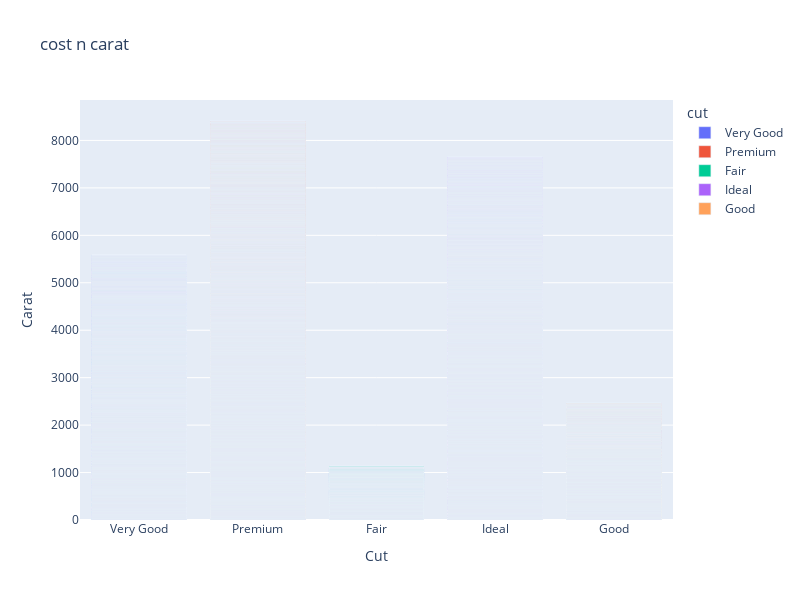

Source (notebook cell):
### Code cell
cost = ds.query("carat >= 1")
figure = px.bar(cost, x=cost["cut"], y = cost["carat"], title="cost n carat", color='cut')

figure.update_layout(
    xaxis_title='Cut',  
    yaxis_title='Carat',  
    width=800, 
    height=600,
    bargap=0.2,
    coloraxis_colorbar=dict(
        title='Cut Types',  
    )
)

figure.show()

### Figure 1 — Plotly figure (JSON) as saved in the notebook; plotly's stock layout.template omitted (floating-point values rounded to 4 significant figures; data arrays with more than 128 entries replaced by an {"elided": "..."} marker saying what was removed)
{"data": [{"alignmentgroup": "True", "hovertemplate": "cut=%{x}<br>carat=%{y}<extra></extra>", "legendgroup": "Very Good", "marker": {"color": "#636efa", "pattern": {"shape": ""}}, "name": "Very Good", "offsetgroup": "Very Good", "orientation": "v", "showlegend": true, "textposition": "auto", "type": "bar", "x": {"elided": "4270 str values"}, "xaxis": "x", "y": {"elided": "4270 float values"}, "yaxis": "y"}, {"alignmentgroup": "True", "hovertemplate": "cut=%{x}<br>carat=%{y}<extra></extra>", "legendgroup": "Premium", "marker": {"color": "#EF553B", "pattern": {"shape": ""}}, "name": "Premium", "offsetgroup": "Premium", "orientation": "v", "showlegend": true, "textposition": "auto", "type": "bar", "x": {"elided": "6191 str values"}, "xaxis": "x", "y": {"elided": "6191 float values"}, "yaxis": "y"}, {"alignmentgroup": "True", "hovertemplate": "cut=%{x}<br>carat=%{y}<extra></extra>", "legendgroup": "Fair", "marker": {"color": "#00cc96", "pattern": {"shape": ""}}, "name": "Fair", "offsetgroup": "Fair", "orientation": "v", "showlegend": true, "textposition": "auto", "type": "bar", "x": {"elided": "817 str values"}, "xaxis": "x", "y": {"elided": "817 float values"}, "yaxis": "y"}, {"alignmentgroup": "True", "hovertemplate": "cut=%{x}<br>carat=%{y}<extra></extra>", "legendgroup": "Ideal", "marker": {"color": "#ab63fa", "pattern": {"shape": ""}}, "name": "Ideal", "offsetgroup": "Ideal", "orientation": "v", "showlegend": true, "textposition": "auto", "type": "bar", "x": {"elided": "5870 str values"}, "xaxis": "x", "y": {"elided": "5870 float values"}, "yaxis": "y"}, {"alignmentgroup": "True", "hovertemplate": "cut=%{x}<br>carat=%{y}<extra></extra>", "legendgroup": "Good", "marker": {"color": "#FFA15A", "pattern": {"shape": ""}}, "name": "Good", "offsetgroup": "Good", "orientation": "v", "showlegend": true, "textposition": "auto", "type": "bar", "x": {"elided": "1912 str values"}, "xaxis": "x", "y": {"elided": "1912 float values"}, "yaxis": "y"}], "layout": {"bargap": 0.2, "barmode": "relative", "coloraxis": {"colorbar": {"title": {"text": "Cut Types"}}}, "height": 600, "legend": {"title": {"text": "cut"}, "tracegroupgap": 0}, "title": {"text": "cost n carat"}, "width": 800, "xaxis": {"anchor": "y", "categoryarray": ["Very Good", "Premium", "Fair", "Ideal", "Good"], "categoryorder": "array", "domain": [0, 1], "title": {"text": "Cut"}}, "yaxis": {"anchor": "x", "domain": [0, 1], "title": {"text": "Carat"}}}}
